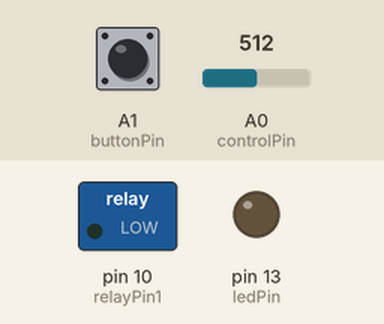
A sketch run on a simulated Arduino Uno, built with avr-gcc and run on an emulated ATmega328P. On the bench: switched loads named in the sketch (green lamp = pin HIGH), output pins drawn as LEDs (lit = HIGH). Dashed ring = blinking. The test bench sets the inputs (shaded band); at power-on: A1 (buttonPin) HIGH, A0 (controlPin) = 512. What the sketch prints to the serial monitor is not drawn.

Above: at 4.2 s.
4.3 s: A1 (buttonPin) pulled LOW for 3.2 s
At 4.43 s:
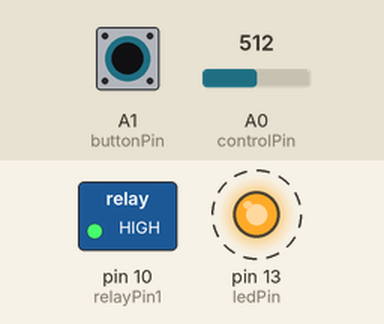
Timing chart, 0 to 9.1 s (numbered marks = the images above; inputs shaded):
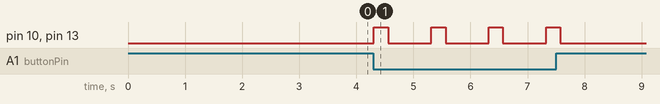

Measured:
- after the input at 4.3 s, pin 10 (relayPin1), pin 13 (ledPin): alternates HIGH for 0.25 s and LOW for 0.75 s, 8 changes in all, then stays LOW, starting at once

The sketch:

hermanweld.ino
```cpp
const byte ledPin = 13;
const byte relayPin1 = 10;
const byte controlPin = A0;
const byte buttonPin = A1;
const unsigned long debounce = 750;
const char splashText[16] = "Spot Welder 1.0";
const int durationLOW = 10;
const int durationHIGH = 250;

volatile byte buttonState = HIGH;
volatile unsigned long lastPress;
volatile unsigned long startTime;
volatile int state = 0;
volatile int duration = 80;

void clearScreen() {
  Serial.write(0xFE); // Control Character
  Serial.write(0x01); // Clear Display
}

void enableBacklight() {
  Serial.write(0xFE); // Control Character
  Serial.write(0x9D); // Backlight Full On
}

void sendText(const char *msg) {
  clearScreen();
  for(int i=0; i<strlen(msg); i++) {
    Serial.write(msg[i]);
  }
}

void splashScreen() {
  sendText(splashText);
  delay(3000);
}

int getDuration() {
  int offset = (int) analogRead(controlPin)/1024*(durationLOW/durationHIGH);
  return durationHIGH - offset;
}

void setup()
{
  pinMode(ledPin, OUTPUT);
  pinMode(relayPin1, OUTPUT);
  pinMode(buttonPin, INPUT_PULLUP);
  digitalWrite(relayPin1, LOW);
  digitalWrite(ledPin, LOW);
  lastPress = millis();
  Serial.begin(9600);
  while(!Serial) {}; // Wait for serial to begin
  enableBacklight();
  splashScreen();
}

void loop()
{
  duration = getDuration();
  const char durationText[16];
  sprintf(durationText, "%i ms", duration);
  sendText(durationText);
  delay(50);
  switch (state)
  {
    case 0:  // waiting for button press
      buttonState = digitalRead(buttonPin);
      if (buttonState == LOW && ((millis()-lastPress) > debounce))
      {
        digitalWrite(ledPin, HIGH);  // turn on the LED
        digitalWrite(relayPin1, HIGH);  // turn on relay1
        startTime = millis();
        state = 1;
      }
      break;

    case 1:
      if (millis() - startTime >= duration)  // Debounce the button press
      {
        digitalWrite(relayPin1, LOW);  // turn off relay 1
        digitalWrite(ledPin, LOW);  // turn on the LED
        lastPress = millis();
        state = 0;
      }
      break;
  }
}
```
